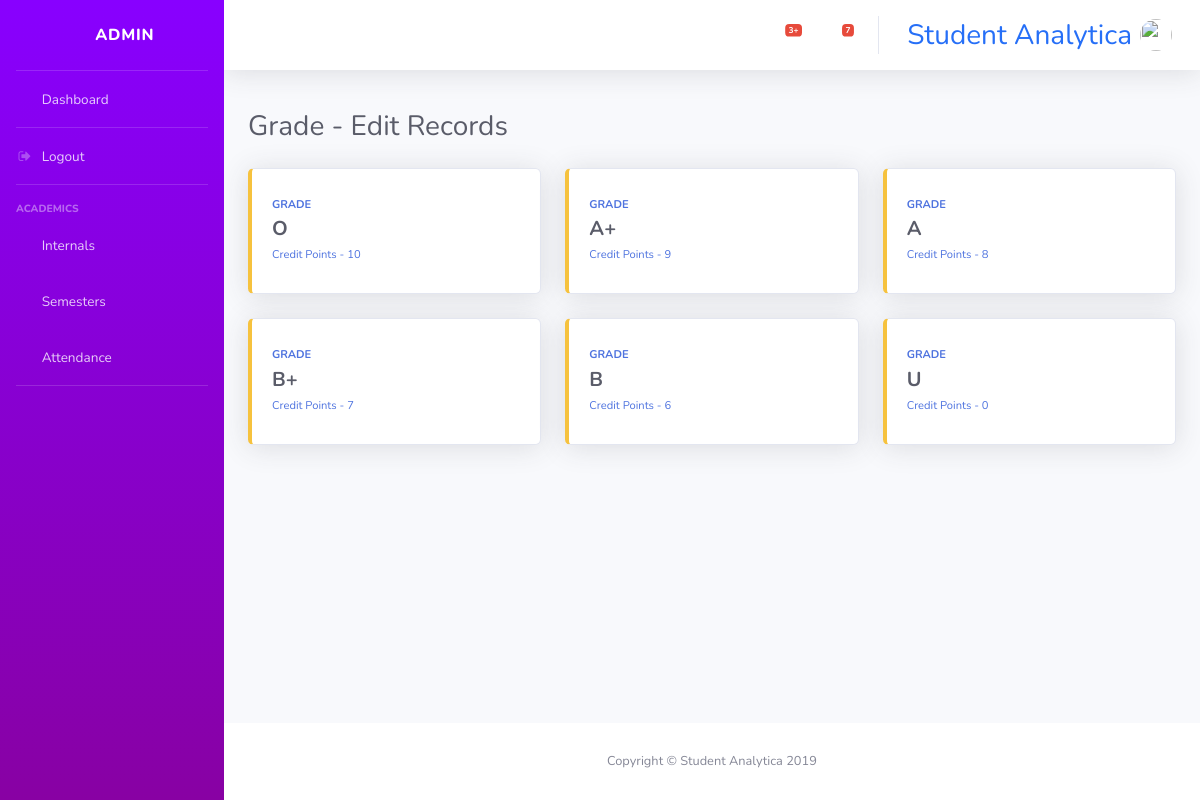
The app's page /grade/edit/ (signed in) with its own data.
### users/models.py (models this page shows, shortened)
class User(AbstractUser):
    user_type = models.CharField(max_length=20, choices=c.USER_TYPE)
    department = models.CharField(max_length=20, choices=c.DEPT)
    email = models.EmailField()
    date_of_birth = models.DateField(blank=True, null=True)
    age = models.IntegerField(blank=True, null=True)

### console/models.py (models this page shows, shortened)
class Grade(models.Model):
    points = models.IntegerField()
    letter = models.CharField(max_length=2, unique=True)

### console/views/grade.py (the view)
def elist(request):
    if request.user.is_authenticated:
        if request.user.is_staff:
            context={
                'grades': Grade.objects.all()
            }
            return render(request, 'console/grades/list.html', context)
        else:
            return redirect('dashboard')

### console/templates/console/grades/list.html
{% extends "base.html" %}
{% block content %}
<br>
<div class="d-sm-flex align-items-center justify-content-between mb-4">
    <h1 class="h3 mb-0 text-gray-800">Grade - Edit Records</h1>
</div>
<div class="row">
    {% for grade in grades %}
    <div class="col-xl-4 col-md-6 mb-4">
        <a href="{% url 'edit_grade_form' pk=grade.id %}" style="text-decoration: none;">
            <div class="card border-left-warning shadow h-100 py-2">
                <div class="card-body">
                    <div class="row no-gutters align-items-center">
                        <div class="col mr-2">
                            <div class="text-xs font-weight-bold text-primary text-uppercase mb-1">GRADE</div>
                            <div class="h5 mb-0 font-weight-bold text-gray-800">{{grade.letter}}</div>
                            <span class="text-xs">Credit Points - {{grade.points}}</span>
                        </div>
                        <div class="col-auto">
                            <i class="fas fa-trophy fa-2x text-gray-300"></i>
                        </div>
                    </div>
                </div>
            </div>
        </a>
    </div>
    {% endfor %}
</div>
{% endblock content %}

### console/templates/base.html (shortened to what this page needs)
{% load static %}
<!DOCTYPE html>
<html lang="en">
<head>
  <link href="{% static 'vendor/fontawesome-free/css/all.min.css' %}" rel="stylesheet" type="text/css">
  <link rel="stylesheet" href="https://cdnjs.cloudflare.com/ajax/libs/font-awesome/4.7.0/css/font-awesome.min.css">
  <link href="{% static 'css/sb-admin-2.min.css' %}" rel="stylesheet">
<link rel="stylesheet"
    href="https://cdnjs.cloudflare.com/ajax/libs/tempusdominus-bootstrap-4/5.1.2/css/tempusdominus-bootstrap-4.min.css"
 />
</head>
<body id="page-top">
  <div id="wrapper">
    <ul class="navbar-nav sidebar sidebar-dark accordion" id="accordionSidebar" style="background: rgb(135, 1, 161); background: linear-gradient(360deg, rgb(136, 1, 163) 0%, rgba(136,0,255,1) 100%, rgba(102,0,255,1) 100%);">
      <a class="sidebar-brand d-flex align-items-center justify-content-center" href="">
        <div class="sidebar-brand-icon rotate-n-15">
          <i class="fas fa-laugh-wink"></i>
        </div>
        <div class="sidebar-brand-text mx-3">{{user.username}}</div>
      </a>
      <hr class="sidebar-divider my-0">
      <li class="nav-item">
        <a class="nav-link" href="{% url 'home' %}">
          <i class="fas fa-fw fa-tachometer-alt"></i>
          <span>Dashboard</span>
        </a>
      </li>
      <hr class="sidebar-divider my-0">
      <li class="nav-item">
        <a class="nav-link" href="{% url 'logout' %}">
          <i class="fa fa-fw fa-sign-out"></i>
          <span>Logout</span>
        </a>
      </li>
      <hr class="sidebar-divider">
      <div class="sidebar-heading">
        Academics
      </div>
      <li class="nav-item">
        <a class="nav-link collapsed" href="{% url 'assigned_class' %}">
          <i class="fas fa-fw fa-file-alt"></i>
          <span>Internals</span>
        </a>
      </li>
      <li class="nav-item">
        <a class="nav-link" href="{% url 'assigned_sem' %}">
          <i class="far fa-fw fa-copy"></i>
          <span>Semesters</span></a>
      </li>
      <li class="nav-item">
        <a class="nav-link" href="#">
          <i class="fas fa-fw fa-chart-area"></i>
          <span>Attendance</span></a>
      </li>
      <hr class="sidebar-divider d-none d-md-block">
    </ul>
    <div id="content-wrapper" class="d-flex flex-column">
      <div id="content">
        <nav class="navbar navbar-expand navbar-light bg-white topbar mb-3 static-top shadow">
          <ul class="navbar-nav ml-auto">
            <li class="nav-item dropdown no-arrow mx-1">
              <a class="nav-link dropdown-toggle" href="#" id="alertsDropdown" role="button" data-toggle="dropdown" aria-haspopup="true" aria-expanded="false">
                <i class="fas fa-bell fa-fw"></i>
                <span class="badge badge-danger badge-counter">3+</span>
              </a>
            </li>
            <li class="nav-item dropdown no-arrow mx-1">
              <a class="nav-link dropdown-toggle" href="#" id="messagesDropdown" role="button" data-toggle="dropdown" aria-haspopup="true" aria-expanded="false">
                <i class="fas fa-envelope fa-fw"></i>
                <span class="badge badge-danger badge-counter">7</span>
              </a>
            </li>
            <li class="nav-item">
              <a class="nav-link">
                <h3 class="mr-2 d-none d-lg-inline active" style="color: rgb(38, 111, 247); padding-top:10px">Student Analytica</h3>
                <img class="img-profile rounded-circle" src="{% static '{{user.profile.image}}' %}">
              </a>
            </li>
          </ul>
        </nav>
        <div class="container-fluid">
            {% block content %}
            {% endblock content %}
        </div>
      </div>
      <footer class="sticky-footer bg-white">
        <div class="container my-auto">
          <div class="copyright text-center my-auto">
            <span>Copyright &copy; Student Analytica 2019</span>
          </div>
        </div>
      </footer>
    </div>
  </div>
</body>
</html>

### records on screen
User: username "ADMIN"
Grade: letter "O", points "10"
Grade: letter "A+", points "9"
Grade: letter "A", points "8"
Grade: letter "B+", points "7"
Grade: letter "B", points "6"
Grade: letter "U", points "0"
